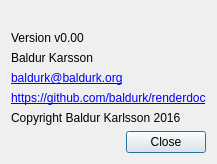
<?xml version="1.0" encoding="UTF-8"?>
<ui version="4.0">
 <class>AboutDialog</class>
 <widget class="QDialog" name="AboutDialog">
  <property name="geometry">
   <rect>
    <x>0</x>
    <y>0</y>
    <width>518</width>
    <height>302</height>
   </rect>
  </property>
  <property name="windowTitle">
   <string>About RenderDoc</string>
  </property>
  <layout class="QVBoxLayout" name="verticalLayout">
   <property name="sizeConstraint">
    <enum>QLayout::SetFixedSize</enum>
   </property>
   <item>
    <widget class="QLabel" name="letterhead">
     <property name="text">
      <string/>
     </property>
     <property name="pixmap">
      <pixmap resource="../resources.qrc">:/Resources/128.png</pixmap>
     </property>
    </widget>
   </item>
   <item>
    <widget class="QLabel" name="version">
     <property name="text">
      <string>Version v0.00</string>
     </property>
    </widget>
   </item>
   <item>
    <widget class="QLabel" name="owner">
     <property name="text">
      <string>Baldur Karsson</string>
     </property>
    </widget>
   </item>
   <item>
    <widget class="QLabel" name="email">
     <property name="text">
      <string>&lt;a href='mailto:baldurk@baldurk.org'&gt;baldurk@baldurk.org&lt;/a&gt;</string>
     </property>
     <property name="textFormat">
      <enum>Qt::RichText</enum>
     </property>
     <property name="openExternalLinks">
      <bool>true</bool>
     </property>
    </widget>
   </item>
   <item>
    <widget class="QLabel" name="website">
     <property name="text">
      <string>&lt;a href='https://github.com/baldurk/renderdoc'&gt;https://github.com/baldurk/renderdoc&lt;/a&gt;</string>
     </property>
     <property name="textFormat">
      <enum>Qt::RichText</enum>
     </property>
     <property name="openExternalLinks">
      <bool>true</bool>
     </property>
    </widget>
   </item>
   <item>
    <widget class="QLabel" name="copyright">
     <property name="text">
      <string>Copyright Baldur Karlsson 2016</string>
     </property>
    </widget>
   </item>
   <item>
    <widget class="QDialogButtonBox" name="buttonBox">
     <property name="orientation">
      <enum>Qt::Horizontal</enum>
     </property>
     <property name="standardButtons">
      <set>QDialogButtonBox::Close</set>
     </property>
    </widget>
   </item>
  </layout>
 </widget>
 <resources>
  <include location="../resources.qrc"/>
 </resources>
 <connections>
  <connection>
   <sender>buttonBox</sender>
   <signal>accepted()</signal>
   <receiver>AboutDialog</receiver>
   <slot>accept()</slot>
   <hints>
    <hint type="sourcelabel">
     <x>20</x>
     <y>20</y>
    </hint>
    <hint type="destinationlabel">
     <x>20</x>
     <y>20</y>
    </hint>
   </hints>
  </connection>
  <connection>
   <sender>buttonBox</sender>
   <signal>rejected()</signal>
   <receiver>AboutDialog</receiver>
   <slot>reject()</slot>
   <hints>
    <hint type="sourcelabel">
     <x>20</x>
     <y>20</y>
    </hint>
    <hint type="destinationlabel">
     <x>20</x>
     <y>20</y>
    </hint>
   </hints>
  </connection>
 </connections>
</ui>
